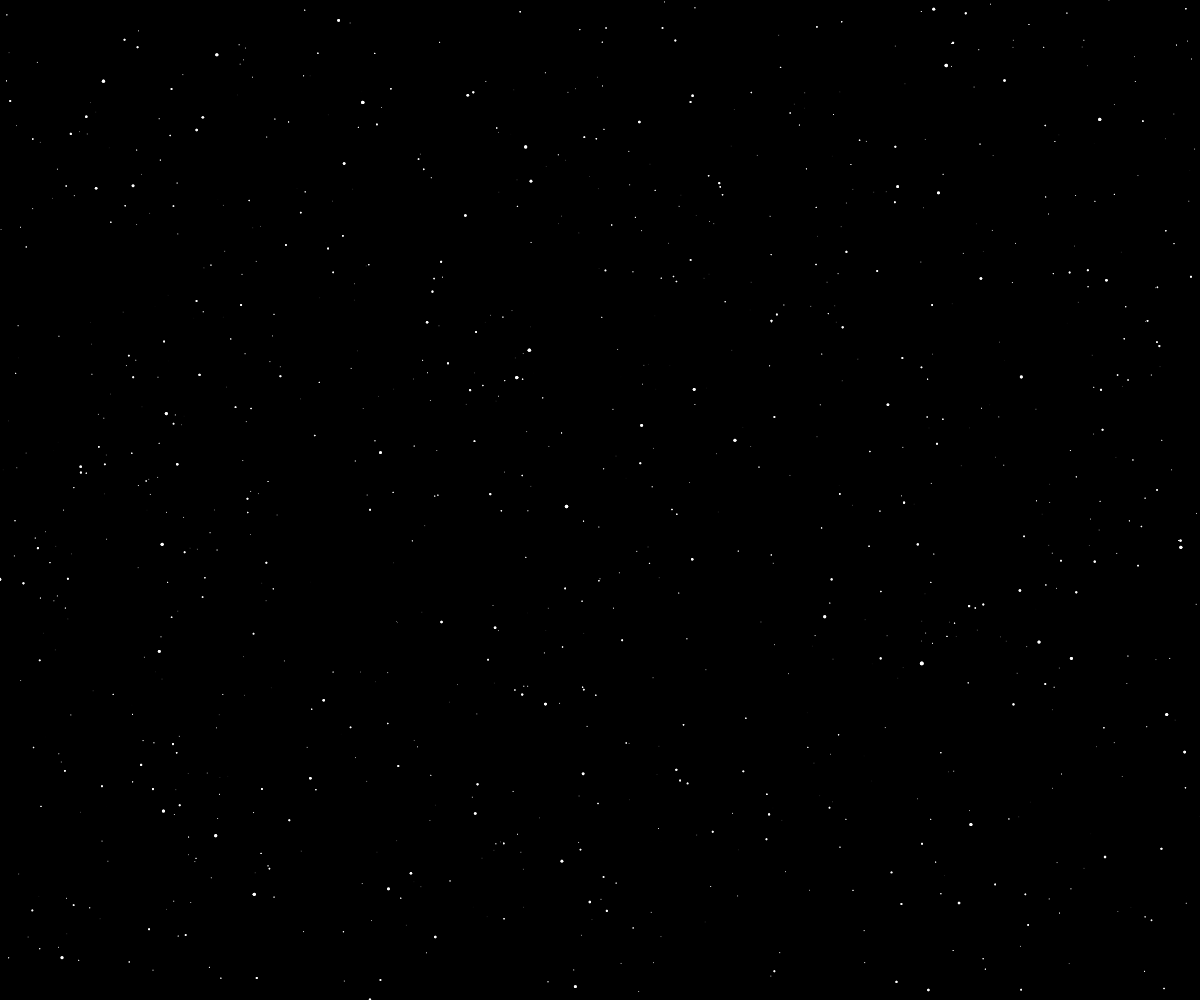
Frame 1 (no input)
Frame 60 (no input): identical to frame 1, image omitted
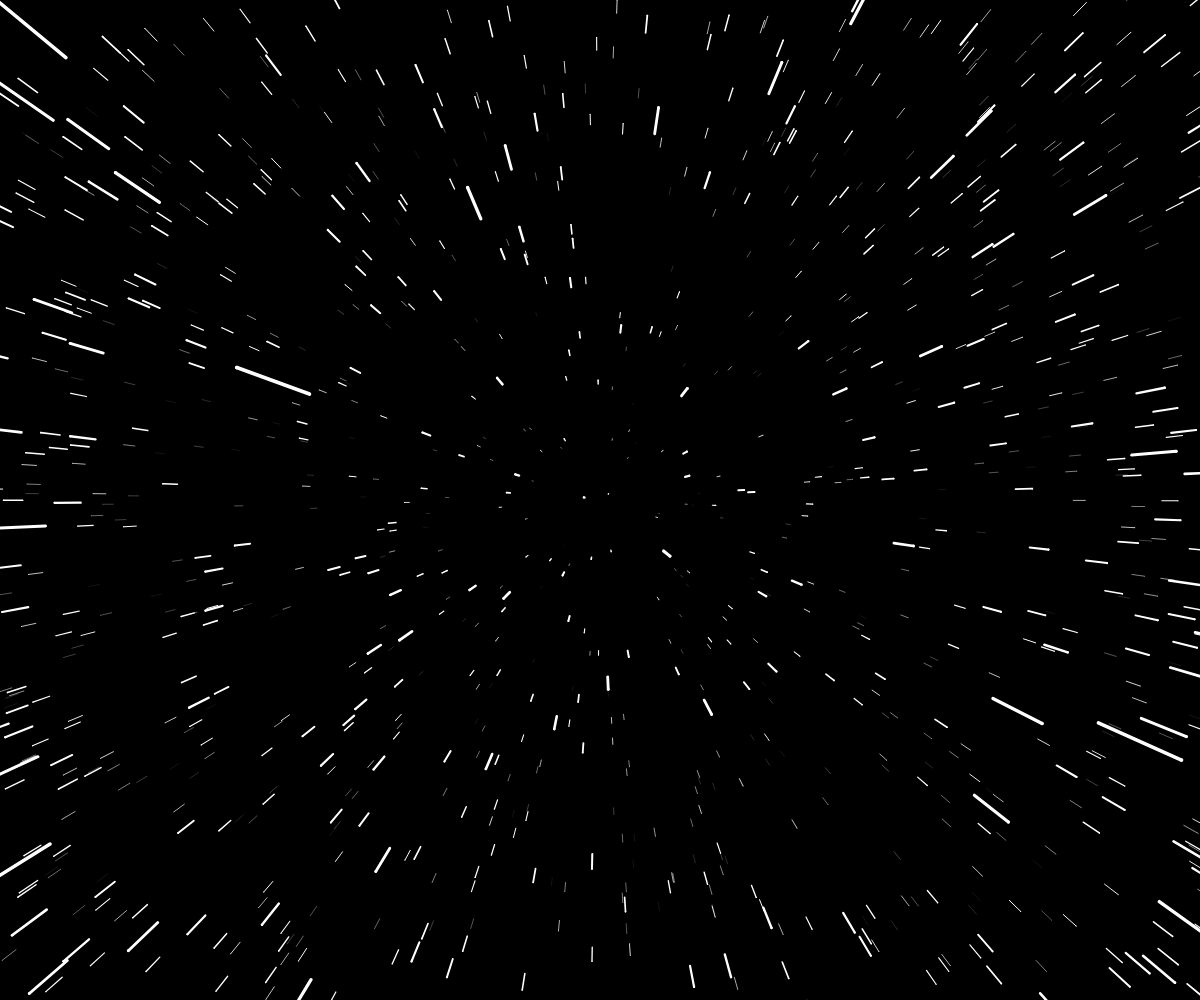
Frame 120 (the mouse pressed at the canvas centre since frame 60)

The p5.js sketch that drew these frames (run headless with seeded random() and noise() and a simulated clock; from frame 60 on, the mouse is pressed at the canvas centre):

// p5.js sketch
// ── sketch.js
let stars = [];
let radius = 4;


function setup() {
  createCanvas(windowWidth, windowHeight);
  for (let i = 0; i < 2500; i++) {
    stars[i] = new star(
      random(-width / 2, width / 2),
      random(-height / 2, height / 2),
      random(width),
      radius
    );
  }
  colorMode(HSB);
}

function draw() {
  background(0);
  let speedS = map(mouseX, 0, width, 0, 50);
  translate(width / 2, height / 2);
  for (s of stars) {
    s.update(speedS);
    s.show();
  }
}

// ── star.js
class star {
    constructor(x, y, z, r = 4) {
      this.x = x;
      this.y = y;
      this.z = z;
      this.r = r;
      this.pz = z;
    }
  
    update(speed) {
      this.z -= speed;
      if (this.z < 1) {
        this.z = width;
        this.x = random(-width / 2, width / 2);
        this.y = random(-height / 2, height / 2);
        this.pz = this.z;
      }
    }
  
    show() {
      fill(255);
      noStroke();
  
      let sx = map(this.x / this.z, 0, 1, 0, width);
      let sy = map(this.y / this.z, 0, 1, 0, height);
      let newR = map(this.z, 0, width, 4, 0);
      circle(sx, sy, newR);
  
      let px = map(this.x / this.pz, 0, 1, 0, width);
      let py = map(this.y / this.pz, 0, 1, 0, height);
      stroke(255);
      strokeWeight(newR);
      line(px, py, sx, sy);
      this.pz = this.z;
    }
  }
  
